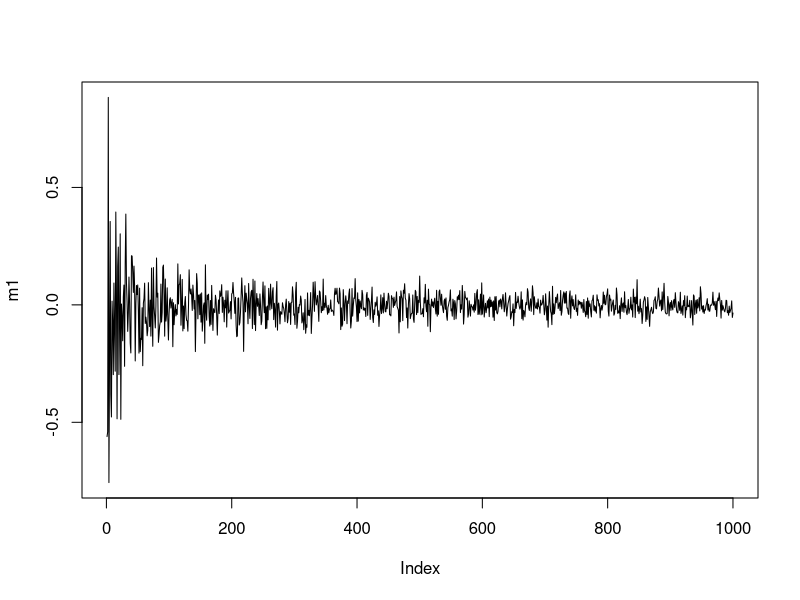

Generate this figure with R:
install.packages(c("gapminder", "tidyverse"))

### Case 1
# Testing the idea: sample mean approaches population means
# as sample size (n) increases
# Fake population data, true mean = 0, true SD = 1
pop <- rnorm(10000)

# Now we want to sample n individual from the population
# and take the sample means. n = 1, 2, 3,...,1000.
n <- 1:1000

# Method 1: the for loop way
m1 <- rep(NA, length(n))
for (i in n) {
  x <- sample(pop, i)
  m1[i] <- mean(x)
}

plot(m1, type="l")

